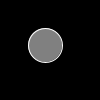
Frame 1 (no input)
Frame 60 (the mouse pressed at the canvas centre just before this capture): identical to frame 1, image omitted
Frame 120 (the mouse held since frame 60 and released just before this capture): identical to frame 1, image omitted

The Processing sketch that drew this single still picture (run headless with seeded random() and noise(); from frame 60 on, the mouse is pressed at the canvas centre):

// Processing sketch: Exercise25_v2
// ── Exercise25_v2.pde
/* Exercise25_v2
 Mouse event methods
 */

void setup() {
  size(100, 100);
  stroke(255);
  fill(128);
  background(0);
  ellipse(45, 45, 34, 34);
}

void draw() {
}

void mousePressed() {
  background(0);
  rect(45, 45, 34, 34);
}

void mouseReleased() {
  background(0);
  ellipse(45, 45, 34, 34);
}


/*
void setup() {
 size(100,100);
 }
 
 void draw() {
 background(0);
 stroke(255);
 fill(128);
 if (mousePressed){
 rect(45,45,34,34);
 }
 else{
 ellipse(45,45,34,34);
 }
 }
 */
